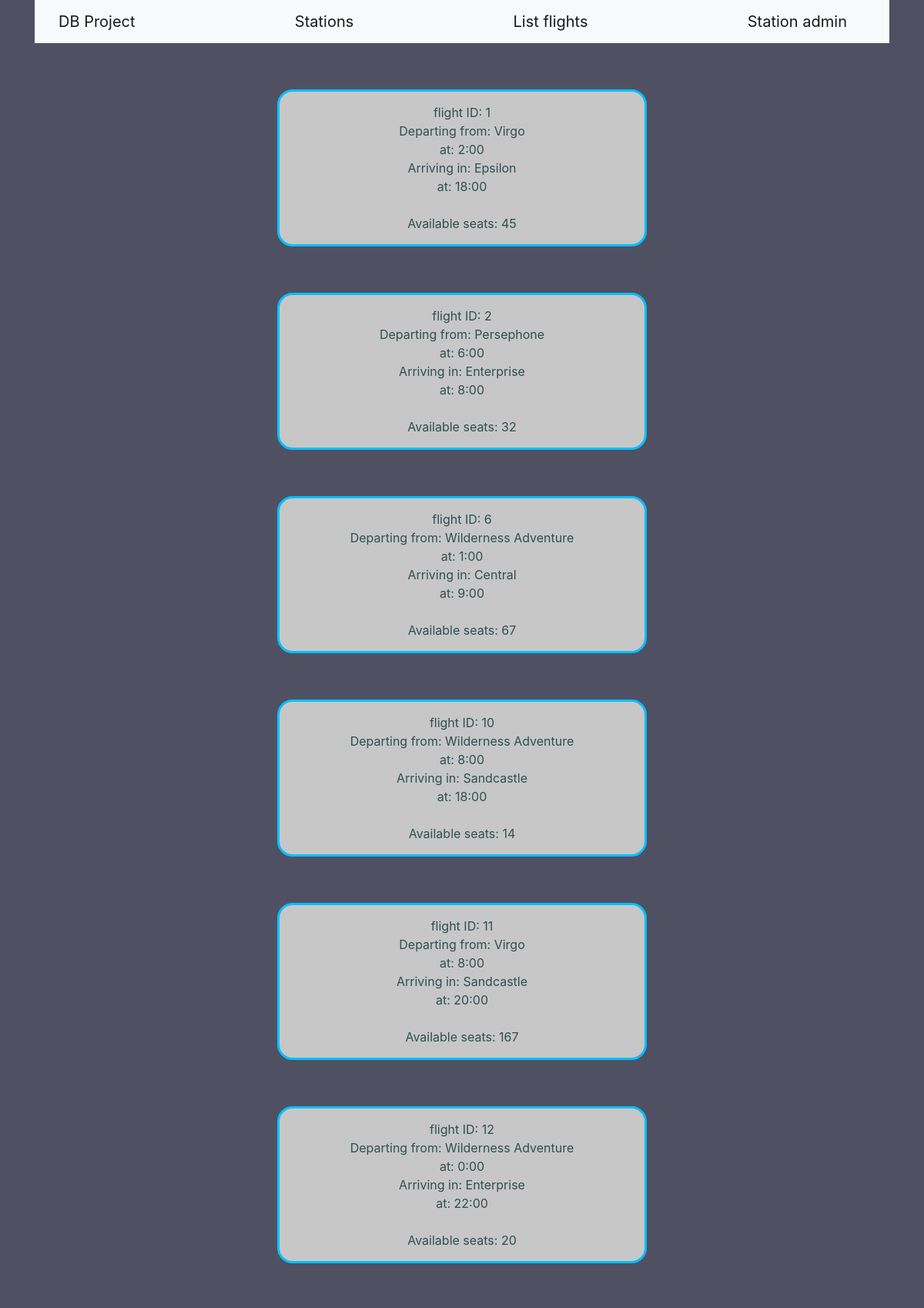
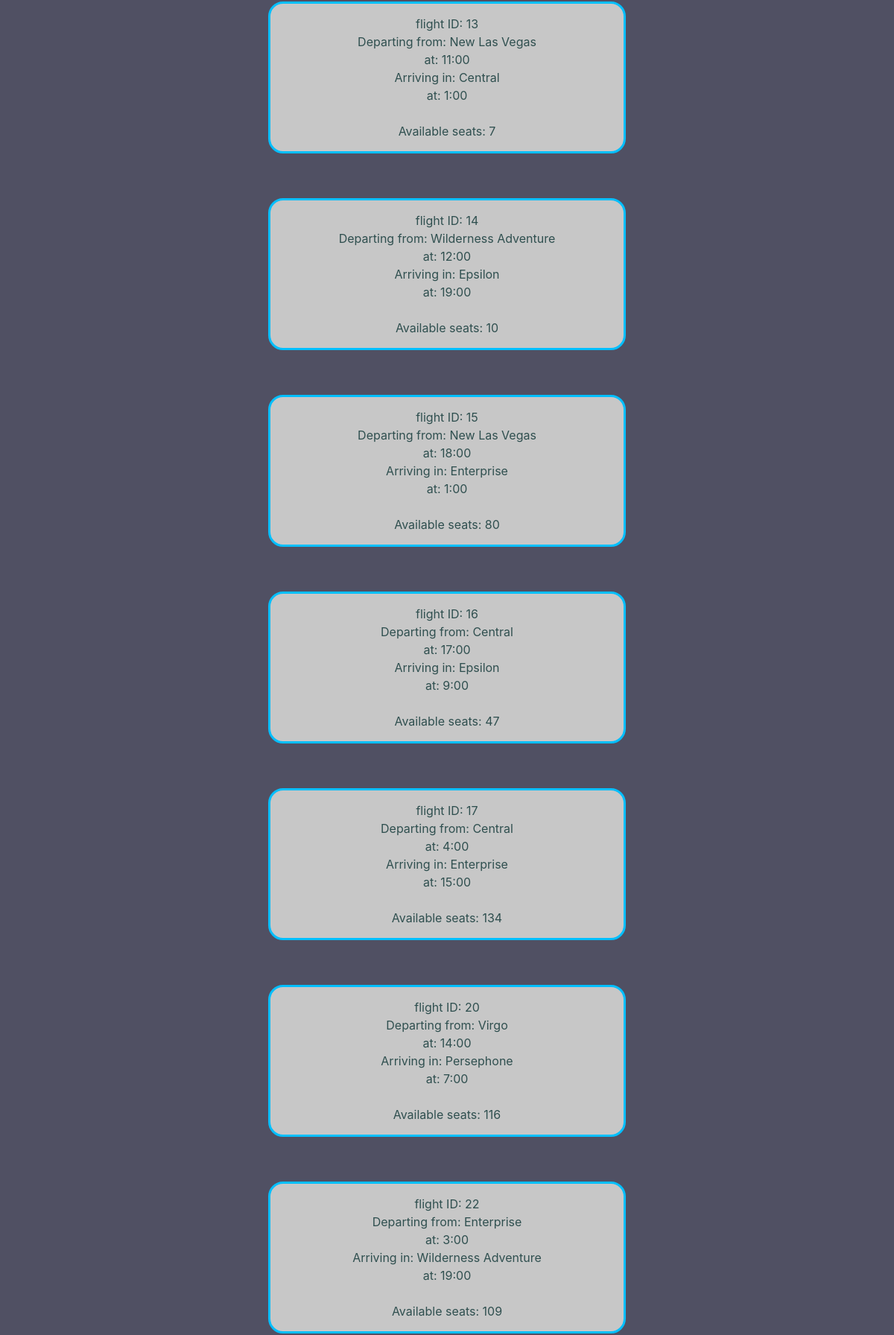
The page /flights (upper part) on the database its author committed (2 pictures, top to bottom).
### tables this page shows
CREATE TABLE Flights(id INTEGER PRIMARY KEY AUTOINCREMENT, source TEXT NOT NULL, dest TEXT NOT NULL, departuretime TIME, arrivaltime TIME, passengermax INT,             passengers INT, FOREIGN KEY(source) REFERENCES Stations(name) on delete cascade, FOREIGN KEY(dest) REFERENCES Stations(name) on delete cascade);

### main.py (the view)
@app.route('/flights', methods = ['GET', 'POST'])
def flights():
    con = sqlite3.connect("stations.db")
    cur = con.cursor()
    flights = cur.execute("select * from Flights where passengermax > passengers;")
    return render_template('flights.html', flights=flights)

### template/flights.html
{% extends "home.html" %}
{% block content %}
            {% for flight in flights %}
                <p>
                flight ID: {{ flight[0] }}<br>
                Departing from: {{ flight[1]}}<br>
                at: {{flight[3]}}:00<br>
                Arriving in: {{flight[2]}}<br>
                at: {{flight[4]}}:00<br>
                <br>
                Available seats: {{flight[5] - flight[6]}}
                </p>
            {% endfor %}
{% endblock content %}

### template/home.html (style rules this page uses)
body { background-color: rgb(80, 80, 99); }
p { border-radius: 20px; background-color: rgb(199, 199, 199); margin:auto; margin-top: 5%; text-align: center; width: 40%; color:darkslategray; padding: 15px; border:3px solid deepskyblue; }

### rows shown on the page
Flights: id "1", source "Virgo", departuretime "2", dest "Epsilon", arrivaltime "18", flight[5]-flight[6] "45"
Flights: id "2", source "Persephone", departuretime "6", dest "Enterprise", arrivaltime "8", flight[5]-flight[6] "32"
Flights: id "6", source "Wilderness Adventure", departuretime "1", dest "Central", arrivaltime "9", flight[5]-flight[6] "67"
Flights: id "10", source "Wilderness Adventure", departuretime "8", dest "Sandcastle", arrivaltime "18", flight[5]-flight[6] "14"
Flights: id "11", source "Virgo", departuretime "8", dest "Sandcastle", arrivaltime "20", flight[5]-flight[6] "167"
Flights: id "12", source "Wilderness Adventure", departuretime "0", dest "Enterprise", arrivaltime "22", flight[5]-flight[6] "20"
Flights: id "13", source "New Las Vegas", departuretime "11", dest "Central", arrivaltime "1", flight[5]-flight[6] "7"
Flights: id "14", source "Wilderness Adventure", departuretime "12", dest "Epsilon", arrivaltime "19", flight[5]-flight[6] "10"
Flights: id "15", source "New Las Vegas", departuretime "18", dest "Enterprise", arrivaltime "1", flight[5]-flight[6] "80"
Flights: id "16", source "Central", departuretime "17", dest "Epsilon", arrivaltime "9", flight[5]-flight[6] "47"
Flights: id "17", source "Central", departuretime "4", dest "Enterprise", arrivaltime "15", flight[5]-flight[6] "134"
Flights: id "20", source "Virgo", departuretime "14", dest "Persephone", arrivaltime "7", flight[5]-flight[6] "116"
Flights: id "22", source "Enterprise", departuretime "3", dest "Wilderness Adventure", arrivaltime "19", flight[5]-flight[6] "109"
